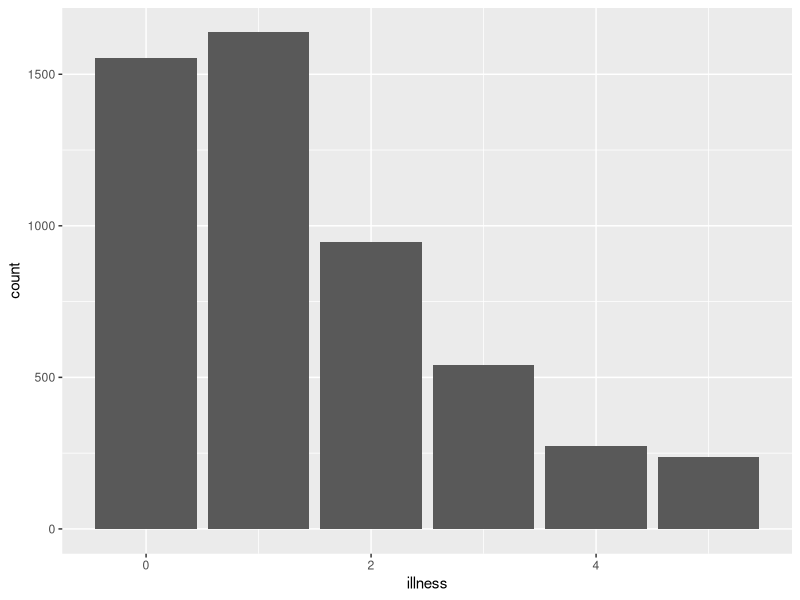
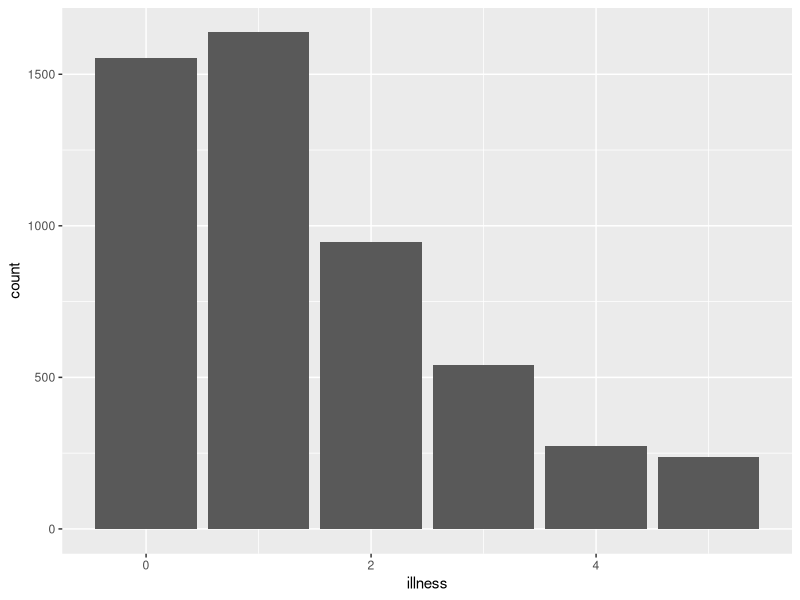
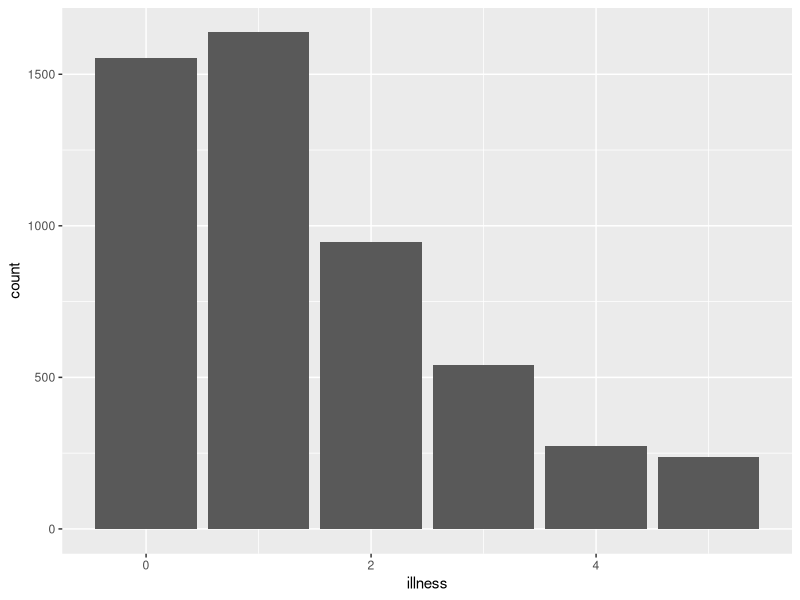
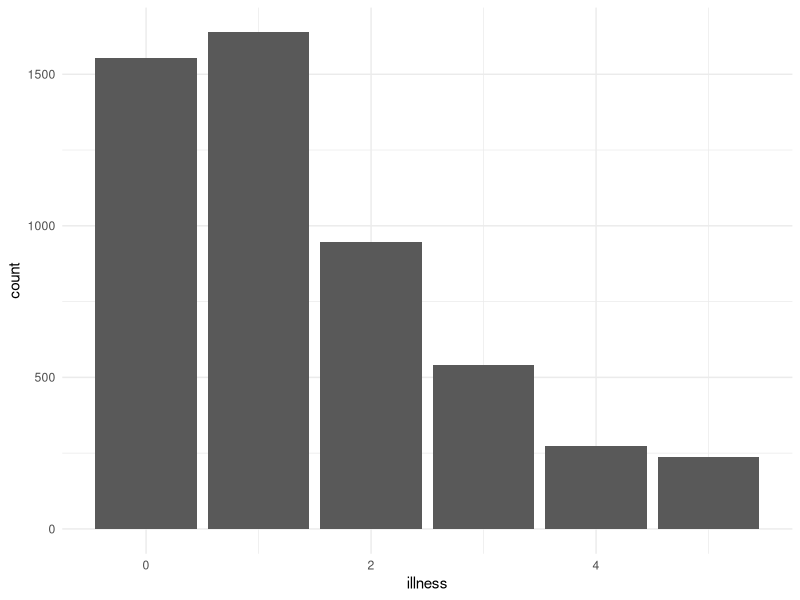
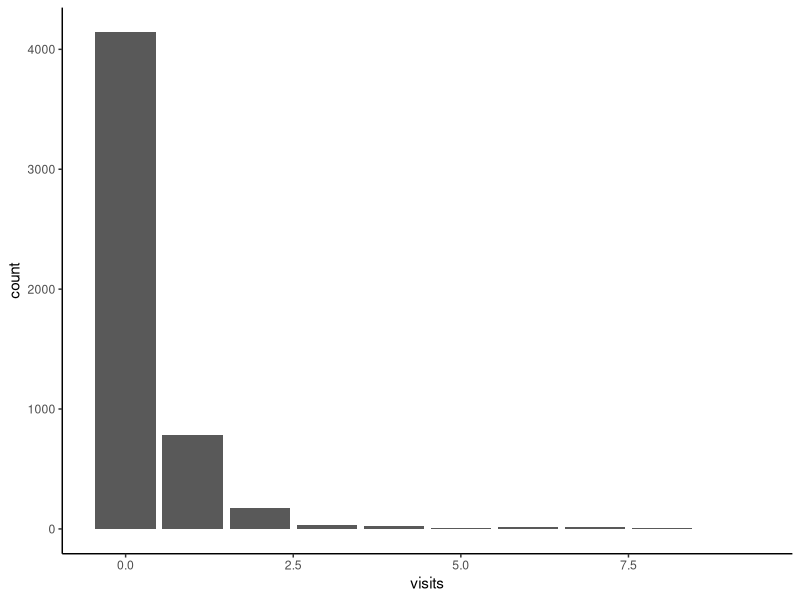

These charts were generated, in order, by the following R code:
## ---- chunk 1
#| echo: false
#| warning: false

library(tidyverse)
library(AER)

data("DoctorVisits", package = "AER")

DoctorVisits |>
  ggplot(aes(x = illness)) +
  geom_histogram(stat = "count")
## ---- chunk 2
#| echo: false
#| warning: false

library(tidyverse)
library(AER)

data("DoctorVisits", package = "AER")

DoctorVisits |>
  ggplot(aes(x = illness)) +
  geom_histogram(stat = "count")
## ---- chunk 3
#| label: fig-uniquename
#| fig-cap: Number of illnesses in the past two weeks, based on the 1977--1978 Australian Health Survey
#| warning: false

data("DoctorVisits", package = "AER")

DoctorVisits |>
  ggplot(aes(x = illness)) +
  geom_histogram(stat = "count") 
## ---- chunk 4
#Add #| layout-ncol: 2 in an R chunk to have two graphs appear side by side (Figure 3.4a and 3.4b), where one uses minimal and one uses classic theme. 

#| eval: true
#| warning: false
#| label: fig-doctorgraphsidebyside
#| fig-cap: "Two variants of graphs"
#| fig-subcap: ["Illnesses","Visits to the doctor"]
#| layout-ncol: 2

DoctorVisits |>
  ggplot(aes(x = illness)) +
  geom_histogram(stat = "count") +
  theme_minimal()

DoctorVisits |>
  ggplot(aes(x = visits)) +
  geom_histogram(stat = "count") +
  theme_classic()

#These both cross reference the same label [#| fig-doctorgraphsidebyside] in the R chunk with option added for subcaptions

## ---- chunk 5
#Similar approach to cross-reference tables!

#| label: tbl-docvisittable
#| tbl-cap: "Distribution of the number of doctor visits"

library(knitr)

DoctorVisits |>
  count(visits) |>
  kable()
